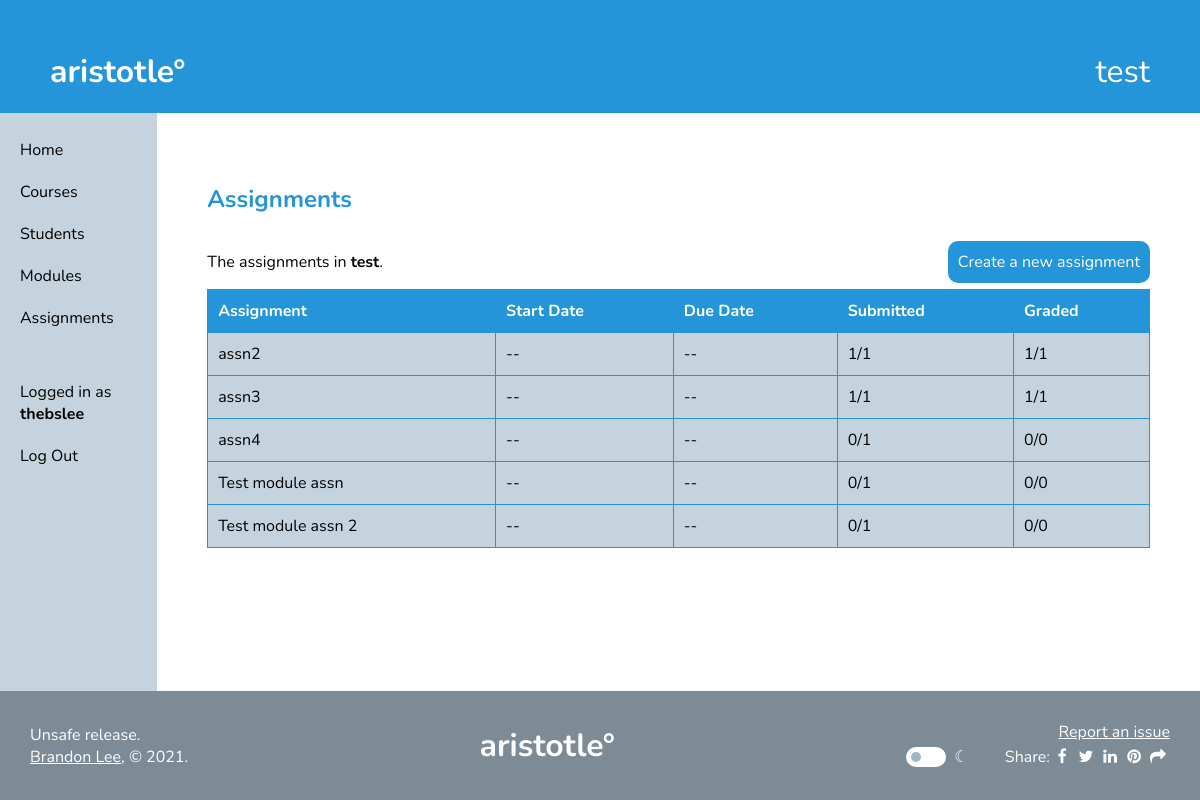
Page /forum/assignments/ (signed in) on the committed database.
### forum/models.py (models this page shows)
class Course(models.Model):
    name = models.CharField(max_length=100)
    owner = models.ForeignKey(
        settings.AUTH_USER_MODEL,
        on_delete=models.CASCADE,
        related_name='course_of_owner'
    )
    students = models.ManyToManyField(
        settings.AUTH_USER_MODEL,
        related_name='course_of_student',
        blank=True
    )
    uuid = models.UUIDField(
        default=uuid.uuid4,
        editable=False
    )

class Assignment(models.Model):
    course = models.ForeignKey(
        Course,
        on_delete=models.CASCADE,
        related_name='assignments_of_course'
    )
    module = models.ForeignKey(
        AssignmentModule,
        on_delete=models.CASCADE,
        related_name='assignments_of_module',
        null=True
    )
    title = models.CharField(max_length=100)
    start_datetime = models.DateTimeField(null=True, blank=True)
    end_datetime = models.DateTimeField(null=True, blank=True)
    description = models.TextField(max_length=10000, blank=True)
    total_points = models.FloatField(null=True, blank=True)

### forum/views.py (the view, shortened to what this page needs)
# urls.py: path('assignments/', views.assignments, name='assignments'),
def assignments(request):
    if not request.user.is_authenticated:
        return redirect('home')
    context = alwaysContext(request)
    course = Course.objects.filter(id=request.session.get('selected_course_id')).first()
    if (course.owner == request.user):
        context["assignments"] = []
        for assignment in Assignment.objects.filter(course=course).order_by("end_datetime"):
            context["assignments"].append(TeacherAssignmentRow(assignment, request))
        return render(request, "assignments_teacher.html", context)

### forum/views.py (called while the page is built)
def alwaysContext(request):
    return {
        "username": request.user.username,
        "selected_course": Course.objects.filter(id=request.session.get('selected_course_id')).first()
    }

### forum/templates/assignments_teacher.html
{% extends 'base.html' %}
{% load static %}
{% block content %}
<h2>Assignments</h2>
<div style="display: flex; flex-direction: row; align-items: center; justify-content: space-between;">
    {% if assignments|length > 0 %}<p>The assignments in <b>{{selected_course.name}}</b>.</p>{% else %}<p>No assignments yet!</p>{% endif %}
    <a href="{% url 'forum:newassignment' %}"><div class="button">Create a new assignment</div></a>
</div>
<table>
    <tr>
        <th>Assignment</th>
        <th>Start Date</th>
        <th>Due Date</th>
        <th>Submitted</th>
        <th>Graded</th>
    </tr>
    {% for assignment in assignments %}
    <tr onclick="location.href='{% url 'forum:assignmentdetails' assignment.id %}'" style="cursor:pointer" class="{% if assignment.graded == assignment.submitted %}done{% else %}not-done{% endif %}">
        <td>{% if assignment.graded != assignment.submitted %}&#8226;&nbsp;&nbsp;&nbsp;&nbsp;{% endif %}{{assignment.title}}</td>
        <td>{% if assignment.start_datetime != None %}{{assignment.start_datetime}}{% else %}--{% endif %}</td>
        <td>{% if assignment.end_datetime != None %}{{assignment.end_datetime}}{% else %}--{% endif %}</td>
        <td>{% if assignment.submitted != None %}{{assignment.submitted}}{% else %}--{% endif %}/{% if assignment.nostudents != None %}{{assignment.nostudents}}{% else %}--{% endif %}</td>
        <td>{% if assignment.graded != None %}{{assignment.graded}}{% else %}--{% endif %}/{% if assignment.submitted != None %}{{assignment.submitted}}{% else %}--{% endif %}</td>
    </tr>
    {% endfor %}
</table>
<link rel="stylesheet" href="{% static 'css/table.css' %}">
<link rel="stylesheet" href="{% static 'css/done.css' %}">
{% endblock %}

### templates/base.html (shortened to what this page needs)
{% load static %}
<html>
    <head>
        <link rel="stylesheet" href="{% static 'css/main.css' %}">
        <link rel="stylesheet" href="{% static 'css/themeswitcher.css' %}">
    </head>
    <body>
        <a href="{% url 'home' %}">
            <div id=pagehead>
                <div style="display:flex; flex-direction: row; align-items: center;">
                    aristotle°
                </div>
                <div style="font-weight: normal">
                    {{selected_course.name}}
                </div>
            </div>
        </a>
        <div id="fullcontainer">
            {% if username %}
            <div id="navbar">
                <ul>
                    <a href="{% url 'home' %}"><li>Home</li></a>
                    <a href="{% url 'forum:courses' %}"><li>Courses</li></a>
                    {% if selected_course %}
                    {% if selected_course.owner == request.user %}<a href="{% url 'forum:students' %}"><li>Students</li></a>{% endif %}
                    <a href="{% url 'forum:modules' %}"><li>Modules</li></a>
                    <a href="{% url 'forum:assignments' %}"><li>Assignments</li></a>
                    {% endif %}
                </ul>
                <ul>
                    <li>Logged in as <b>{{username}}</b></li>
                    <a href="{% url 'authentication:logout' %}"><li>Log Out</li></a>
                </ul>
            </div>
            {% endif %}
            <div id="content">
                {% block content %}
                {% endblock %}
            </div>
        </div>
        <div id="pagefoot">
            <span>Unsafe release.<br><a href="http://brandonssandbox.com" style="color:var(--always-white); text-decoration: underline;">Brandon Lee</a>, &#169; 2021.</span>
            <a href="{% url 'home' %}" style="font-size: xx-large; font-weight: bold; color: white">aristotle°</a>
            <div>
                <div style="text-align: right;"><a href="https://github.com/dabslee/aristotle/issues" style="color:var(--always-white); text-decoration: underline;">Report an issue</a></div>
                <div>
                    <div class="theme-switch-wrapper">
                        <label class="theme-switch" for="checkbox">
                            <div class="slider round"></div>
                        </label>
                    <div style="font-style: normal;">&ensp;&#9790;</div>
                    &ensp;&ensp;&ensp;&ensp;
                    Share: <link rel="stylesheet" href="https://cdnjs.cloudflare.com/ajax/libs/font-awesome/4.7.0/css/font-awesome.min.css"><div id='shareLinks' style='display:flex;flex-direction:row;font-size: 16px;'> <a id="Facebook-share-icon" class="fa fa-facebook" target="_blank"></a> <a id="Twitter-share-icon" class="fa fa-twitter" target="_blank"></a> <a id="LinkedIn-share-icon" class="fa fa-linkedin" target="_blank"></a> <a id="Pinterest-share-icon" class="fa fa-pinterest" target="_blank"></a> <a class="fa fa-share" href="javascript:void(0);" onclick="copyUrlToClipboard()"></a> </div>
                </div>
            </div>
        </div>
    </body>
</html>

### static/css/main.css (style rules this page uses)
:root { --aristotle-blue: #2395d8; --aristotle-blue-text: #2395d8; --light-aristotle-blue: #daf1ff; --fog-gray: #c4d3dd; --dark-fog-gray: #a0b5c4; --extra-dark-fog-gray: #7c8b96; --main-font: 'Nunito'; --main-margin: 50px; --transition-time: 0.2s; --button-green: #33aa33; --button-red: #df3838; --white-text: white; --black-text: black; --main-background: white; --main-background-overlay: rgba(255, 255, 255, 0.7); --input-background: white; --always-white: white; --muted-gray: #eee; }
html { background-color: var(--main-background); transition: var(--transition-time); }
body { background-color: var(--main-background); font-family: var(--main-font); margin: 0px; display: flex; height: 100%; flex-direction: column; color: var(--black-text); transition: var(--transition-time); }
#pagehead { color: var(--always-white); background-color: var(--aristotle-blue); font-size: xx-large; font-weight: bold; padding: var(--main-margin); padding-bottom: 20px; justify-content: space-between; display: flex; flex-direction: row; transition: var(--transition-time); }
a { text-decoration: none; }
#fullcontainer { background-color: var(--main-background); display: flex; flex-direction: row; flex: 1; }
#pagefoot { display: flex; flex-direction: row; padding: 30px; min-height: fit-content; align-items: center; justify-content: space-between; color: var(--always-white); background-color: var(--extra-dark-fog-gray); transition: var(--transition-time); }
#content { background-color: var(--main-background); margin: var(--main-margin); width: 100%; height: fit-content; }
#navbar { background-color: var(--fog-gray); height: 100%; display: flex; flex-direction: column; width: 200px; transition: var(--transition-time); }
#navbar ul { list-style-type: none; padding-left: 0; }
#navbar li { padding: 10px 20px; color: var(--black-text); }
#navbar a li { cursor: pointer; }
h2 { color: var(--aristotle-blue-text); }
#fullcontainer a { color: var(--aristotle-blue-text); text-decoration: none; }
.button { border-radius: 10px; color: white; background-color: var(--aristotle-blue); padding: 10px; min-width: 100px; width: max-content; text-align: center; cursor: pointer; }

### static/css/themeswitcher.css (style rules this page uses)
.theme-switch-wrapper { display: flex; align-items: center; }
.theme-switch { display: inline-block; height: 20px; position: relative; width: 40px; }
.slider { background-color: white; bottom: 0; cursor: pointer; left: 0; position: absolute; right: 0; top: 0; transition: var(--transition-time); }
.slider:before { background-color: var(--dark-fog-gray); bottom: 5px; content: ""; height: 10px; left: 5px; position: absolute; transition: .4s; width: 10px; }
.slider.round { border-radius: 34px; }
.slider.round:before { border-radius: 50%; }

### static/css/table.css (style rules this page uses)
table { width: 100%; border-collapse: collapse; }
td, th { border: solid 1px var(--aristotle-blue); padding: 10px; }
th { background-color: var(--aristotle-blue); color: white; text-align: left; }

### static/css/done.css (style rules this page uses)
.done { background-color: var(--fog-gray) }

### templates/base.html (style rules this page uses)
.fa { text-decoration: none; color: #ffffff; border-radius: 0%; padding: 2px; padding-top: 5px; padding-bottom: -1px; margin: 0 0px; width: 20px; height: 20px; text-align: center; }

### rows in the picture
Course: name "test"
Assignment: title "assn2"
Assignment: title "assn3"

### other values in the picture
{{ username }} "thebslee"
{{ assignment.submitted }} "1" "1"
{{ assignment.nostudents }} "1" "1"
{{ assignment.graded }} "1" "1"
{{ assignment.title }} "assn4"
{{ assignment.submitted }} "0"
{{ assignment.nostudents }} "1"
{{ assignment.graded }} "0"
{{ assignment.title }} "Test module assn"
{{ assignment.title }} "Test module assn 2"
